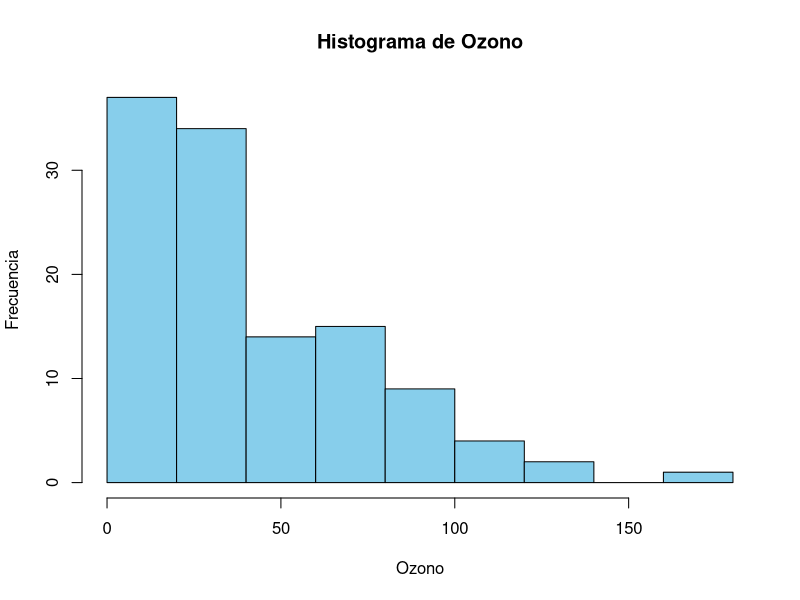
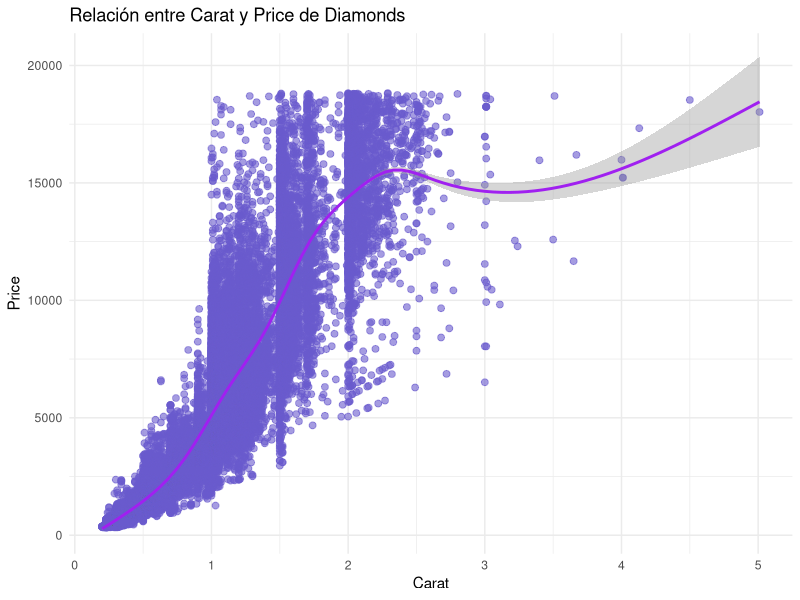
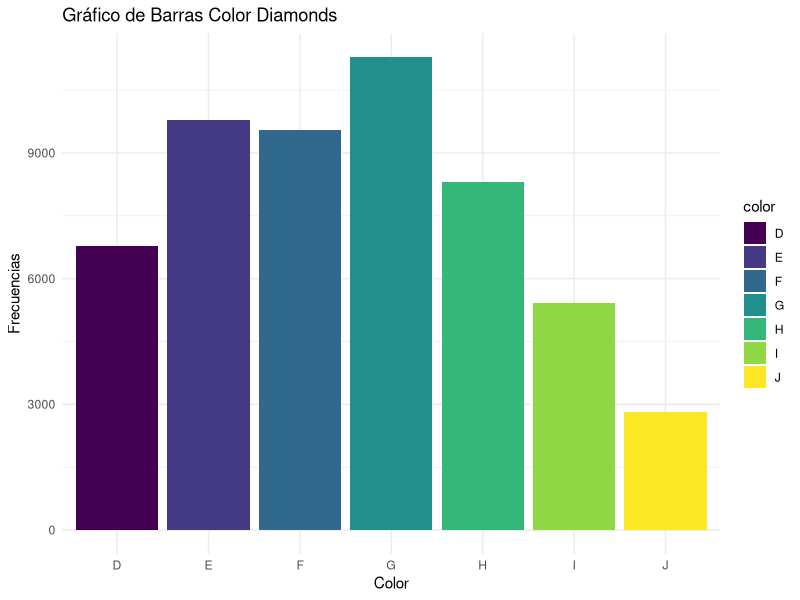
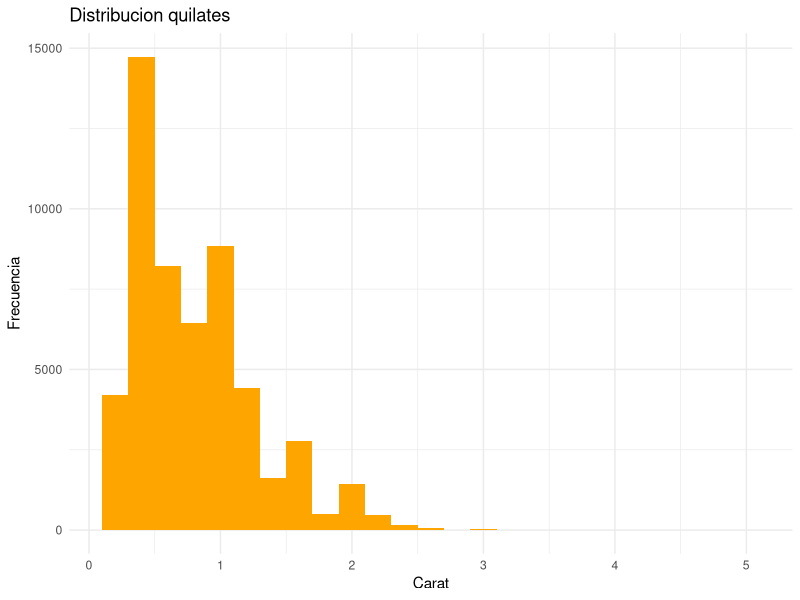
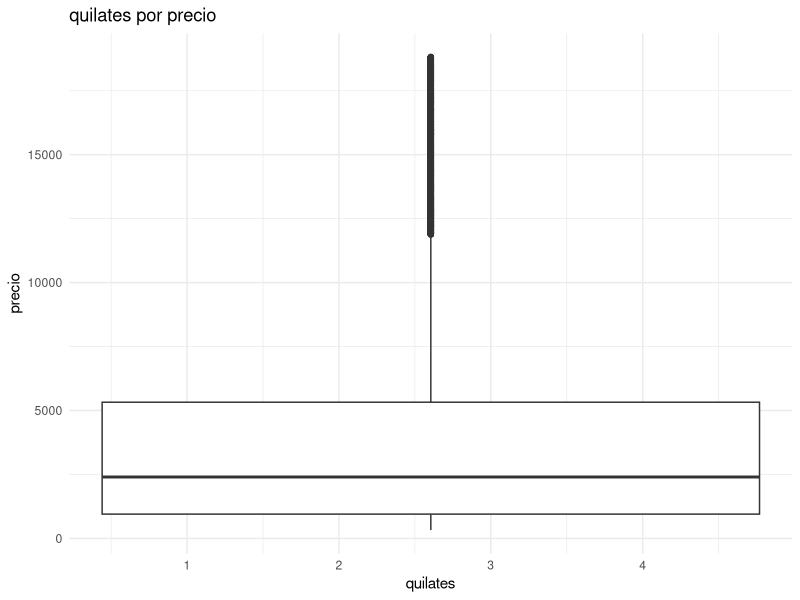
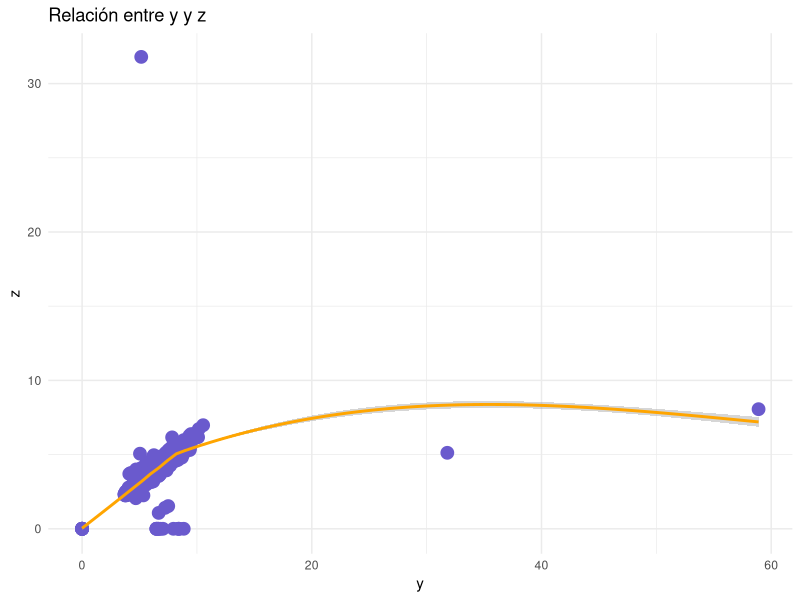
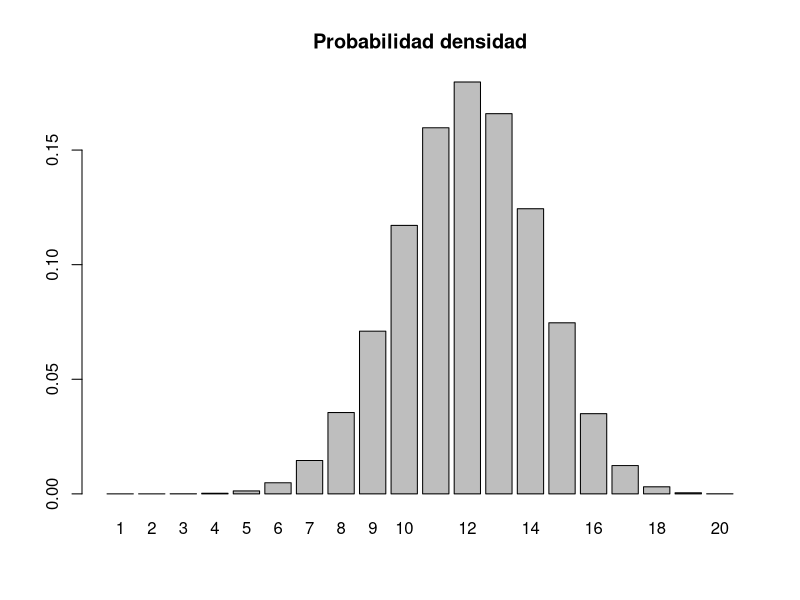
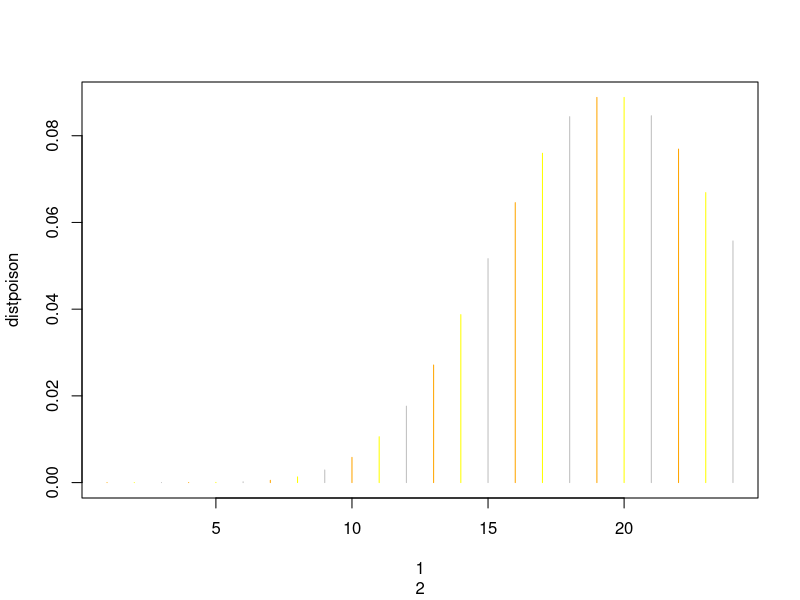

Source code (R) for these figures, in order:
#Maya Luz Alvarado Avila, carné 999003321, Grupo 2, Sección A.

table <- (airquality)
View(airquality)
summary(airquality)

#1 Utilizando el conjunto de datos "airquality" ¿Cuál es la media, mediana y moda de la variable Wind?
mean(airquality$Wind)
median(airquality$Wind)
library(modeest)
mfv(airquality$Wind)

#2Utilizando el conjunto de datos "airquality" indique qué desviación estándar es más adecuada. ¿La de Wind o la de Ozono?
sd(airquality$Wind)
sd(airquality$Ozone, na.rm = TRUE)

#3Utilizando el conjunto de datos "airquality" ¿Cuál es la media, mediana y moda de la variable Temp?
mean(airquality$Temp)
median(airquality$Temp)
mfv(airquality$Temp)

4#Utilizando el conjunto de datos "airquality" grafique el histograma de la variable Ozono e indique qué tipo de asimetría tiene
hist(x = airquality$Ozone, main = "Histograma de Ozono", 
     xlab = "Ozono", ylab = "Frecuencia",
     col = "skyblue")

#5Utilizando el conjunto de datos "airquality" 
#calcule el grado de simetría de la variable SolarR. ¿Qué significa el valor de su simetría?
library(psych)
skew(airquality$Solar.R)

#6Utilizando el conjunto de datos "diamonds" y la librería GGPLOT y realizando un 
#diagrama de dispersión entre las variables Carat y Price indique la relación de las variables
?diamonds
library(ggplot2)
ggplot(data = diamonds, aes(x = diamonds$carat, y = diamonds$price)) + 
  geom_point(color = 'slateblue', size = 2, alpha = 0.6) +
  geom_smooth(color = 'purple') + 
  xlab('Carat') + 
  ylab('Price') +
  ggtitle('Relación entre Carat y Price de Diamonds') + 
  theme_minimal()

#7Utilizando el conjunto de datos "diamonds" y la librería GGPLOT,
#diagrame una gráfica de barras con la variable color. ¿Cual es el color con mayor frecuencia?
ggplot(data = diamonds, aes(x =diamonds$color, fill = as.factor(diamonds$color))) + 
  geom_bar() + 
  xlab("Color") + 
  ylab("Frecuencias") + 
  ggtitle("Gráfico de Barras Color Diamonds") +
  labs(fill = "color") +   theme_minimal()

#8Utilizando el conjunto de datos "diamonds" y la librería GGPLOT realice un histograma con la 
#variable Carat en su eje X. ¿Qué tipo de simetría presenta la gráfica?
ggplot(diamonds) +
  geom_histogram(binwidth = 0.2, aes(x = carat), fill = 'orange') + 
                   xlab("Carat") + ylab("Frecuencia") + 
                   ggtitle ("Distribucion quilates") + theme_minimal ()

#9. Utilizando el conjunto de datos "diamonds" y la librería GGPLOT y realizando el diagrama de 
#cajas entre las variables Carat y Price indique cuál de las siguientes opciones es correcta
ggplot(data = diamonds, aes(x = diamonds$carat, y = diamonds$price)) + 
  geom_boxplot(aes(color = carat), alpha = 1) + 
  xlab('quilates') + 
  ylab('precio') +
  ggtitle('quilates por precio') + 
  theme_minimal()

#10 Utilizando el conjunto de datos "diamonds" y la librería GGPLOT y realizando un diagráma de dispersión entre las
#variables "Y" y "Z", indique la relación entre las variables (Seleccione 2 posibles respuestas)
ggplot(data = diamonds, aes(x = diamonds$y, y = diamonds$z)) + 
  geom_point(color = 'slateblue', size = 4, alpha = 1) +
  geom_smooth(color = 'orange') + 
  xlab('y') + 
  ylab('z') +
  ggtitle('Relación entre y y z') + 
  theme_minimal()

#11 Se ha tomado una muestra de 20 elementos, donde la probabilidad de éxito es del 60%. 
#Calcule la probabilidad de densidad y grafique sus valores. ¿Qué tipo de sesgo se observa en los resultados?
n <- 20
p <- 0.60
q <- 0.40
x <- 1:n

prob=dbinom(x,n,p)
barplot(prob, main = "Probabilidad densidad", names.arg =x)

#12Una oficina de servicio al cliente recibe en promedio 20 quejas en un día.
#Calcule la probabilidad de densidad y grafique sus valores. ¿Qué observa en la gráfica?
xpoisson= 1:24
lambda= 20

distpoison <- dpois(xpoisson, lambda)

distpoison
plot (xpoisson, distpoison, type="h", col=c("orange", "yellow", "gray"), xlab = xpoisson)
barplot(distpoison)
